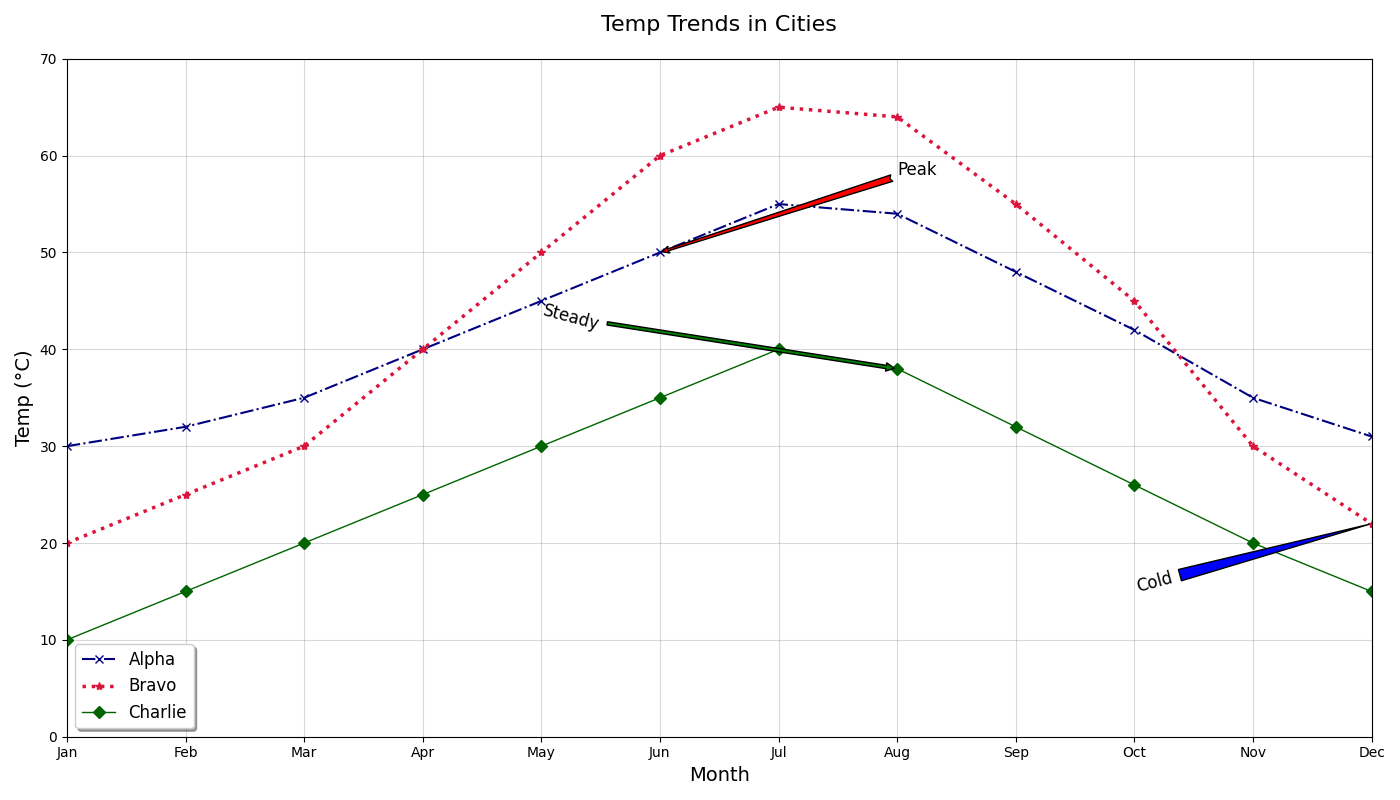

Write the Python code that produced this figure.
import matplotlib.pyplot as plt
import numpy as np

months = np.arange(1, 13)
city_alpha_temp = np.array([30, 32, 35, 40, 45, 50, 55, 54, 48, 42, 35, 31])
city_bravo_temp = np.array([20, 25, 30, 40, 50, 60, 65, 64, 55, 45, 30, 22])
city_charlie_temp = np.array([10, 15, 20, 25, 30, 35, 40, 38, 32, 26, 20, 15])

plt.figure(figsize=(14, 8))

# Changed the colors for each city
plt.plot(months, city_alpha_temp, label='Alpha', marker='x', color='navy', linestyle='-.', linewidth=1.5)
plt.plot(months, city_bravo_temp, label='Bravo', marker='*', color='crimson', linestyle=':', linewidth=2.5)
plt.plot(months, city_charlie_temp, label='Charlie', marker='D', color='darkgreen', linestyle='-', linewidth=1)

plt.grid(True, linestyle='-', color='gray', alpha=0.3)

plt.title("Temp Trends in Cities", fontsize=16, pad=20)
plt.xlabel("Month", fontsize=14)
plt.ylabel("Temp (°C)", fontsize=14)

plt.annotate('Peak', xy=(6, city_alpha_temp[5]), xytext=(8, 58),
             arrowprops=dict(facecolor='red', arrowstyle='fancy'),
             fontsize=12)

plt.annotate('Cold', xy=(12, city_bravo_temp[11]), xytext=(10, 15),
             arrowprops=dict(facecolor='blue', arrowstyle='wedge,tail_width=0.7'),
             fontsize=12, rotation=15)

plt.annotate('Steady', xy=(8, city_charlie_temp[7]), xytext=(5, 42),
             arrowprops=dict(facecolor='green', arrowstyle='simple'),
             fontsize=12, rotation=-15)

plt.ylim(0, 70)
plt.xlim(1, 12)
plt.xticks(months, ['Jan', 'Feb', 'Mar', 'Apr', 'May', 'Jun', 'Jul', 'Aug', 'Sep', 'Oct', 'Nov', 'Dec'])

plt.legend(loc='lower left', fontsize=12, shadow=True, fancybox=True)

plt.tight_layout()

plt.show()
